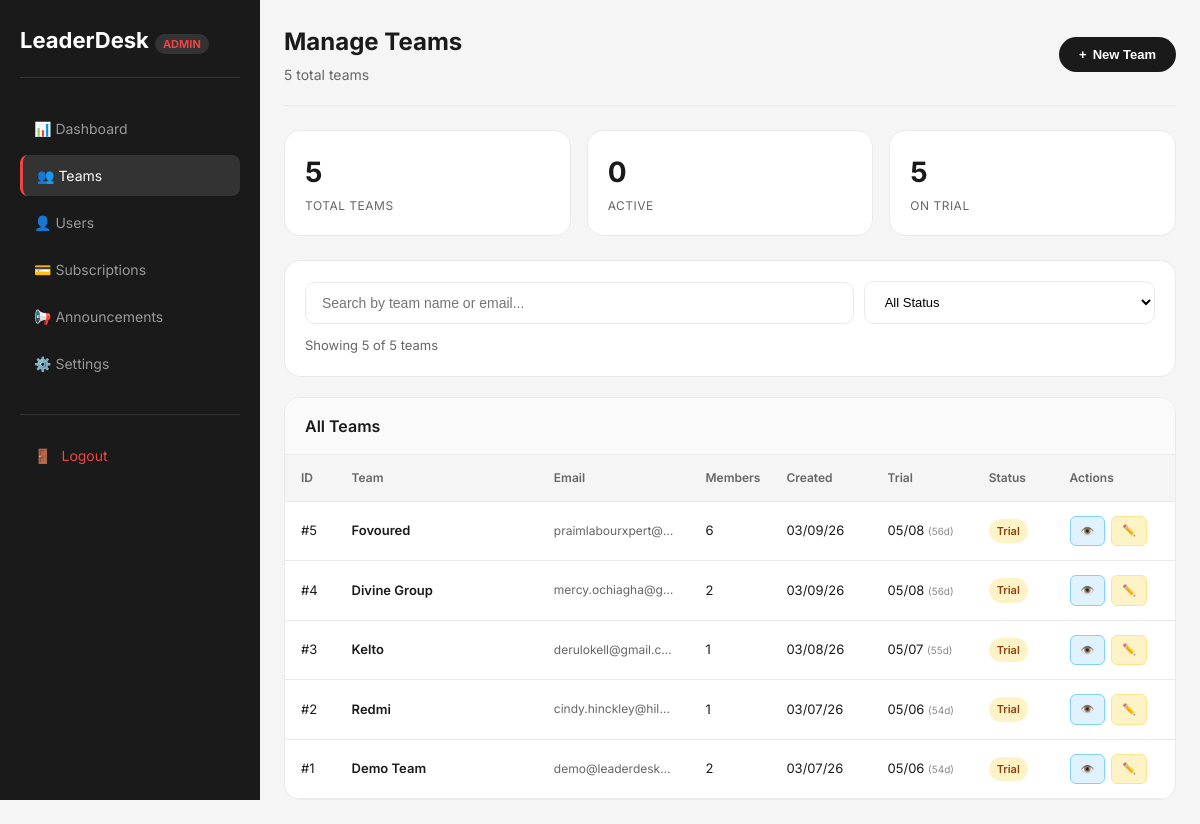
The page /admin_teams.php (signed in) on the database its author committed.
### tables this page shows
CREATE TABLE `teams` (
  `id` int(11) NOT NULL AUTO_INCREMENT,
  `team_name` varchar(100) NOT NULL,
  `country` varchar(50) DEFAULT NULL,
  `state_province` varchar(50) DEFAULT NULL,
  `email` varchar(100) DEFAULT NULL,
  `phone` varchar(20) DEFAULT NULL,
  `subscription_status` enum('trial','active','expired','suspended') DEFAULT 'trial',
  `payment_status` enum('trial','active','expired','suspended') DEFAULT 'trial',
  `trial_start_date` date DEFAULT NULL,
  `trial_end_date` date DEFAULT NULL,
  `payment_due_date` date DEFAULT NULL,
  `last_payment_date` date DEFAULT NULL,
  `created_at` timestamp NOT NULL DEFAULT current_timestamp(),
  PRIMARY KEY (`id`),
  UNIQUE KEY `team_name` (`team_name`)
);

### admin_teams.php (the view, shortened to what this page needs)
<?php
require_once 'config/database.php';
$stmt = $pdo->query("SELECT t.*,
                     COUNT(u.id) as total_users,
                     SUM(CASE WHEN u.role = 'team_leader' THEN 1 ELSE 0 END) as leaders
                     FROM teams t
                     LEFT JOIN users u ON t.id = u.team_id
                     GROUP BY t.id
                     ORDER BY t.created_at DESC");
$teams = $stmt->fetchAll();
?>
<!DOCTYPE html>
<html lang="en">
<head>
</head>
<body>
    <div class="admin-container">
        <aside class="admin-sidebar">
            <div class="admin-logo">
                LeaderDesk<span>ADMIN</span>
            </div>
            <ul class="admin-nav">
                <li><a href="admin_dashboard.php">📊 Dashboard</a></li>
                <li><a href="admin_teams.php" class="active">👥 Teams</a></li>
                <li><a href="admin_users.php">👤 Users</a></li>
                <li><a href="admin_subscriptions.php">💳 Subscriptions</a></li>
                <li><a href="admin_announcements.php">📢 Announcements</a></li>
                <li><a href="admin_settings.php">⚙️ Settings</a></li>
            </ul>
            <div class="back-to-app">
                <a href="logout.php">
                    <span>🚪</span>
                    Logout
                </a>
            </div>
        </aside>
        <main class="admin-main">
            <div class="top-bar">
                <div class="page-title">
                    <h1>Manage Teams</h1>
                    <p><?php echo count($teams); ?> total teams</p>
                </div>
                <div class="header-actions">
                    <button class="btn btn-primary" onclick="openModal('createTeamModal')">
                        <span>+</span> New Team
                    </button>
                </div>
            </div>
            <div class="stats-grid">
                <?php
                $total_teams = count($teams);
                $active_teams = count(array_filter($teams, fn($t) => $t['subscription_status'] == 'active'));
                $trial_teams = count(array_filter($teams, fn($t) => $t['subscription_status'] == 'trial'));
                ?>
                <div class="stat-card">
                    <div class="stat-value"><?php echo $total_teams; ?></div>
                    <div class="stat-label">Total Teams</div>
                </div>
                <div class="stat-card">
                    <div class="stat-value"><?php echo $active_teams; ?></div>
                    <div class="stat-label">Active</div>
                </div>
                <div class="stat-card">
                    <div class="stat-value"><?php echo $trial_teams; ?></div>
                    <div class="stat-label">On Trial</div>
                </div>
            </div>
            <div class="search-section">
                <div class="search-box">
                    <input type="text" id="searchInput" class="search-input" placeholder="Search by team name or email..." onkeyup="filterTeams()">
                    <select id="statusFilter" class="filter-select" onchange="filterTeams()">
                        <option value="all">All Status</option>
                    </select>
                </div>
                <div class="search-results" id="searchResults"></div>
            </div>
            <div class="teams-table-container">
                <div class="table-header">
                    <h2>All Teams</h2>
                </div>
                <?php if (empty($teams)): ?>
                    <div class="empty-state">
                        <span>👥</span>
                        <h3>No teams yet</h3>
                        <p>Create your first team</p>
                    </div>
                <?php else: ?>
                    <table class="teams-table" id="teamsTable">
                        <thead>
                            <tr>
                                <th>ID</th>
                                <th>Team</th>
                                <th>Email</th>
                                <th>Members</th>
                                <th>Created</th>
                                <th>Trial</th>
                                <th>Status</th>
                                <th>Actions</th>
                            </tr>
                        </thead>
                        <tbody id="teamsTableBody">
                            <?php foreach ($teams as $team):
                                $trial_end = new DateTime($team['trial_end_date']);
                                $now = new DateTime();
                                $days_left = $now->diff($trial_end)->days;
                            ?>
                                <tr data-status="<?php echo $team['subscription_status']; ?>"
                                    data-search="<?php echo strtolower($team['team_name'] . ' ' . $team['email']); ?>">
                                    <td>#<?php echo $team['id']; ?></td>
                                    <td>
                                        <div class="team-name"><?php echo htmlspecialchars($team['team_name']); ?></div>
                                    </td>
                                    <td>
                                        <div class="team-email"><?php echo htmlspecialchars($team['email']); ?></div>
                                    </td>
                                    <td><?php echo $team['total_users'] ?? 0; ?></td>
                                    <td><?php echo date('m/d/y', strtotime($team['created_at'])); ?></td>
                                    <td>
                                        <?php if ($team['subscription_status'] == 'trial'): ?>
                                            <?php echo date('m/d', strtotime($team['trial_end_date'])); ?>
                                            <span style="font-size: 10px; color: <?php echo $days_left < 7 ? '#dc2626' : '#888'; ?>">
                                                (<?php echo $days_left; ?>d)
                                            </span>
                                        <?php else: ?>
                                            -
                                        <?php endif; ?>
                                    </td>
                                    <td>
                                        <span class="status-badge status-<?php echo $team['subscription_status']; ?>">
                                            <?php echo ucfirst($team['subscription_status']); ?>
                                        </span>
                                    </td>
                                    <td>
                                        <div class="action-buttons">
                                            <a href="admin_team_detail.php?id=<?php echo $team['id']; ?>" class="btn-icon view">👁️</a>
                                            <button class="btn-icon edit" onclick="editTeam(<?php echo $team['id']; ?>)">✏️</button>
                                        </div>
                                    </td>
                                </tr>
                            <?php endforeach; ?>
                        </tbody>
                    </table>
                <?php endif; ?>
            </div>
        </main>
    </div>
</body>
</html>

### rows shown on the page
teams: id "5", team_name "Fovoured", email "praimlabourxpert@…", total_users "6", created_at "03/09/26", trial_end_date "05/08", subscription_status "Trial"
teams: id "4", team_name "Divine Group", email "mercy.ochiagha@g…", total_users "2", created_at "03/09/26", trial_end_date "05/08", subscription_status "Trial"
teams: id "3", team_name "Kelto", email "derulokell@gmail.c…", total_users "1", created_at "03/08/26", trial_end_date "05/07", subscription_status "Trial"
teams: id "2", team_name "Redmi", email "cindy.hinckley@hilt…", total_users "1", created_at "03/07/26", trial_end_date "05/06", subscription_status "Trial"
teams: id "1", team_name "Demo Team", email "demo@leaderdesk…", total_users "2", created_at "03/07/26", trial_end_date "05/06", subscription_status "Trial"

### other values the page prints
count($teams) "5"
$total_teams "5"
$active_teams "0"
$trial_teams "5"
